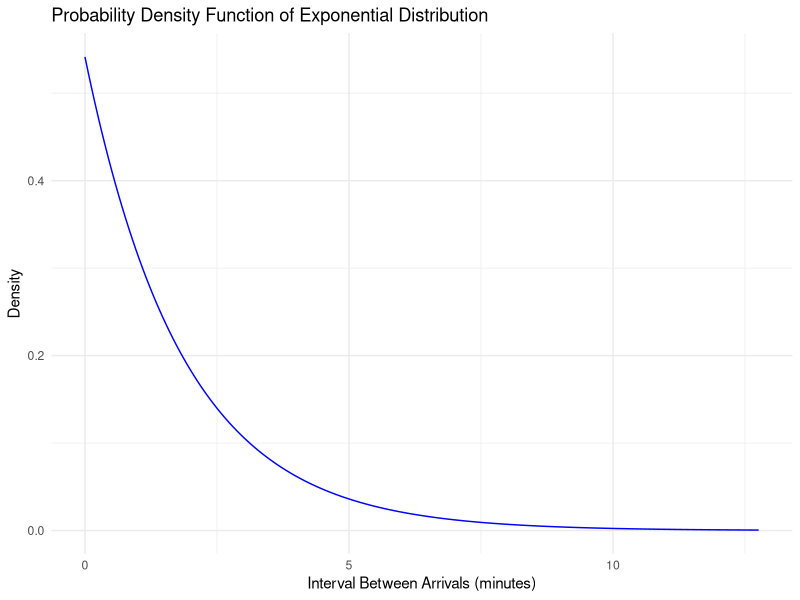
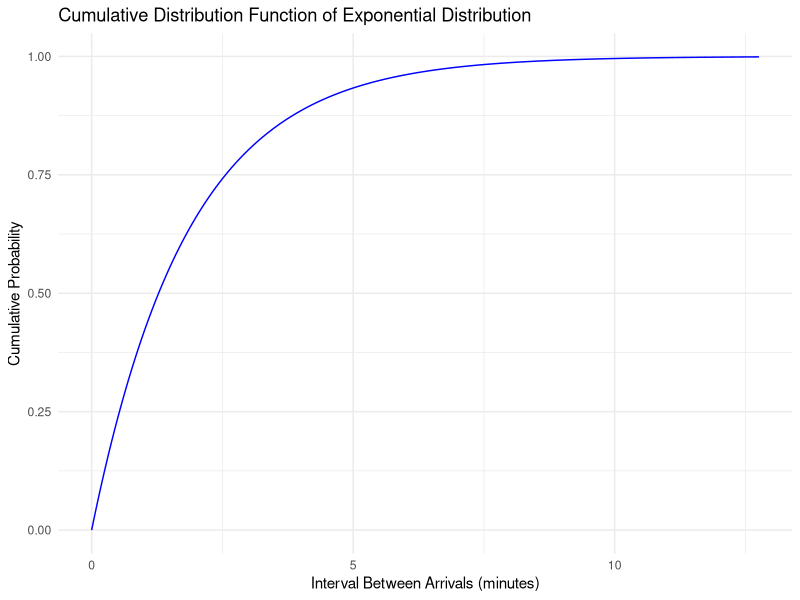
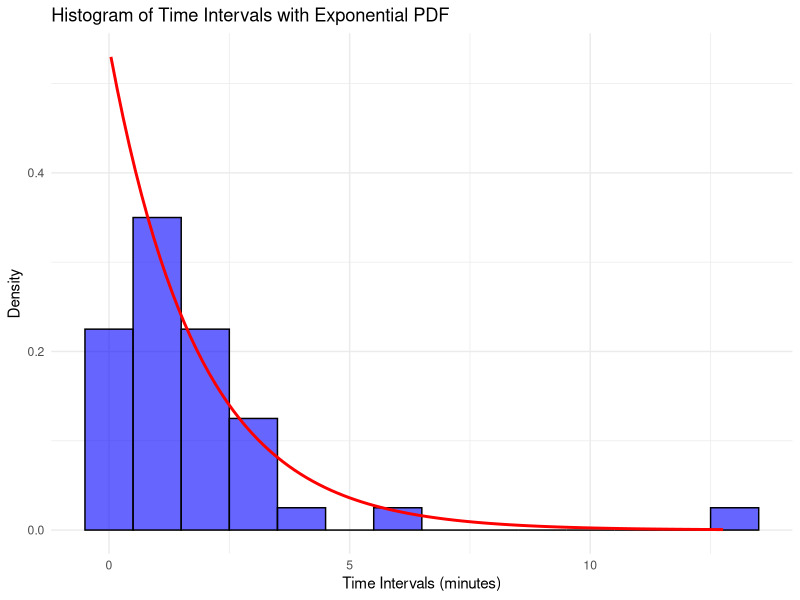

Write R code to recreate these figures, in order.
## ---- chunk 1
knitr::opts_chunk$set(echo = TRUE)
## ---- chunk 2
library(ggplot2)

data <- read.csv("Part 1 - Data.csv")
time_intervals <- as.numeric(data$interval_minutes)
time_intervals <- time_intervals[!is.na(time_intervals)]

n <- length(time_intervals)
stopifnot(n >= 30)
## ---- chunk 3
cv <- sd(time_intervals) / mean(time_intervals)
ks <- suppressWarnings(ks.test(time_intervals, "pexp", rate = 1 / mean(time_intervals)))

cat("Mean:", round(mean(time_intervals), 4), "minutes\n",
    "Standard deviation:", round(sd(time_intervals), 4), "minutes\n",
    "Coefficient of variation:", round(cv, 4), "\n",
    "KS test p-value:", round(ks$p.value, 4))
## ---- chunk 4
mean_minutes <- mean(time_intervals)
lambda <- 1 / mean_minutes

x <- seq(0, max(time_intervals), length.out = 200)
pdf_data <- data.frame(x = x, pdf = dexp(x, rate = lambda))
cdf_data <- data.frame(x = x, cdf = pexp(x, rate = lambda))

cat("The average time between arrivals (mean):", round(mean_minutes, 5), "minutes.\n",
    "The estimated arrival rate (lambda):", round(lambda, 5), "arrivals per minute.")
## ---- chunk 5
p1  <- pexp(1, rate = lambda)                           # P(X <= 1)
p2  <- 1 - pexp(3, rate = lambda)                       # P(X > 3)
p3  <- pexp(3, rate = lambda) - pexp(1, rate = lambda)  # P(1 < X < 3)
q90 <- qexp(0.90, rate = lambda)                        # 90th percentile

results <- data.frame(
  Event = c("P(X <= 1 min)", "P(X > 3 min)", "P(1 < X < 3 min)",
            "90th percentile (min)"),
  Exponential_Model = round(c(p1, p2, p3, q90), 4),
  Observed = round(c(mean(time_intervals <= 1),
                     mean(time_intervals > 3),
                     mean(time_intervals > 1 & time_intervals < 3),
                     quantile(time_intervals, 0.90)), 4)
)
knitr::kable(results, caption = "Model probabilities compared with observed proportions")
## ---- chunk 6
ggplot(pdf_data, aes(x = x, y = pdf)) +
  geom_line(color = "blue") +
  labs(
    title = "Probability Density Function of Exponential Distribution",
    x = "Interval Between Arrivals (minutes)",
    y = "Density"
  ) +
  theme_minimal()
## ---- chunk 7
ggplot(cdf_data, aes(x = x, y = cdf)) +
  geom_line(color = "blue") +
  labs(
    title = "Cumulative Distribution Function of Exponential Distribution",
    x = "Interval Between Arrivals (minutes)",
    y = "Cumulative Probability"
  ) +
  theme_minimal()
## ---- chunk 8
ggplot(data.frame(time_intervals), aes(x = time_intervals)) +
  geom_histogram(aes(y = after_stat(density)), binwidth = 1,
                 fill = "blue", color = "black", alpha = 0.6) +
  stat_function(fun = dexp, args = list(rate = lambda),
                color = "red", linewidth = 1) +
  labs(
    title = "Histogram of Time Intervals with Exponential PDF",
    x = "Time Intervals (minutes)",
    y = "Density"
  ) +
  theme_minimal()
## ---- chunk 9
per_hour   <- lambda * 60
per_10min  <- lambda * 10
fit_ok     <- ks$p.value > 0.05
fit_concl  <- ifelse(fit_ok,
  paste0("The KS test (p = ", round(ks$p.value, 3), ") found no significant evidence against the exponential distribution, so it is a reasonable model for these arrivals."),
  paste0("The KS test (p = ", round(ks$p.value, 3), ") suggests that the exponential distribution is only a rough model for these arrivals, and a model with a changing rate may be more appropriate."))
